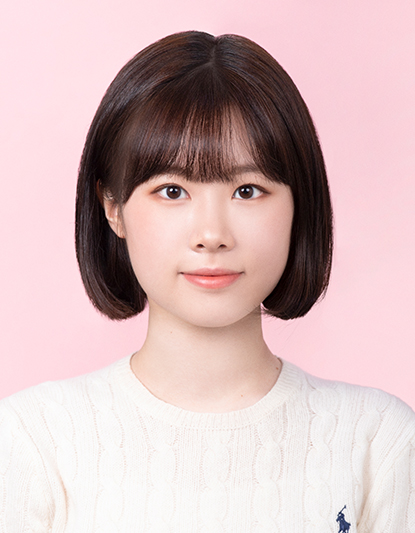
#> input picture Exercise2/sample.jpg, 415 x 533 px
$ python exercise2.py
#> lines starting #> are read from the running program, lines starting #| are printed output that depends on the picture; after the words box and inside, x2 and y2 are one past the last pixel; in counts of white or black regions, pixels touching at a corner belong together
import cv2

# 1. OpenCV에서 기본 제공하는 얼굴 인식 인공지능 모델(Haar Cascade) 불러오기
# (cv2.data.haarcascades를 쓰면 복잡한 xml 파일을 따로 다운받지 않아도 됩니다!)
face_cascade = cv2.CascadeClassifier(cv2.data.haarcascades + 'haarcascade_frontalface_default.xml')

# 2. 이미지 불러오기 (여기에 본인의 사진 파일 이름을 넣으세요)
img = cv2.imread('sample.jpg')
#> img is the input picture: shape (533, 415, 3); mean B, G, R 187, 186.3, 211.5

# 이미지를 흑백으로 변환 (얼굴 인식은 흑백 상태에서 훨씬 빠르고 정확하게 작동합니다)
gray = cv2.cvtColor(img, cv2.COLOR_BGR2GRAY)
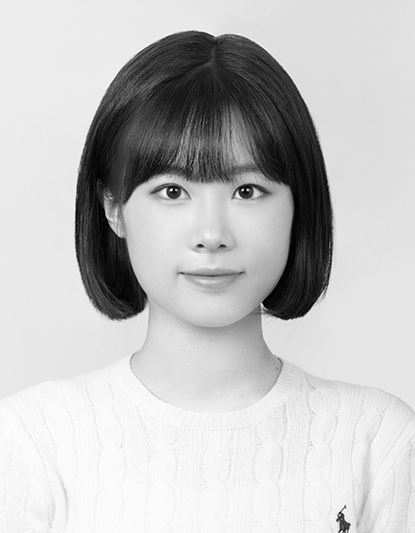
#> gray: shape (533, 415); min 0, max 255, mean 194

# 3. 얼굴 검출 실행!
# scaleFactor: 이미지를 얼마나 축소하며 찾을지 (보통 1.1)
# minNeighbors: 얼굴 주변에 얼마나 많은 사각형이 겹쳐야 진짜 얼굴로 인정할지 (보통 4~6)
faces = face_cascade.detectMultiScale(gray, scaleFactor=1.1, minNeighbors=5, minSize=(30, 30))
#> faces = [[93, 105, 220, 220]]

# 4. 찾은 얼굴에 네모 상자(박스) 그리기
# x, y는 좌측 상단 좌표, w, h는 가로/세로 길이
for (x, y, w, h) in faces:
    # img에, (x,y)부터 (x+w, y+h)까지, 파란색(255,0,0)으로, 두께 2의 선을 그림
    cv2.rectangle(img, (x, y), (x+w, y+h), (255, 0, 0), 2)
#> this loop made 1 pass
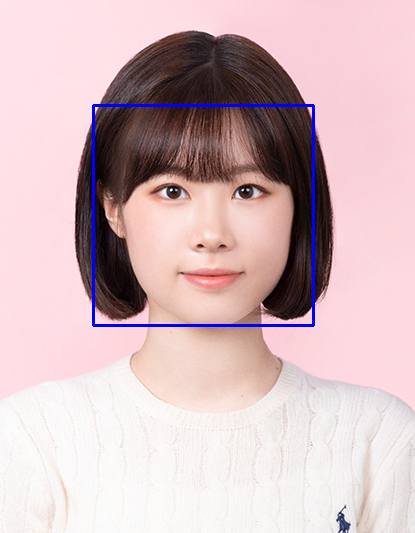
#> img: shape (533, 415, 3); 1.19% of pixels changed, all inside (x1, y1, x2, y2) = (92, 104, 315, 327)

# 5. 결과 화면 띄우기
print(f"총 {len(faces)}개의 얼굴을 찾았습니다!")
#| 총 1개의 얼굴을 찾았습니다!
cv2.imshow('Face Detection Result', img)

# 아무 키나 누르면 창 닫기
cv2.waitKey(0)
cv2.destroyAllWindows()
